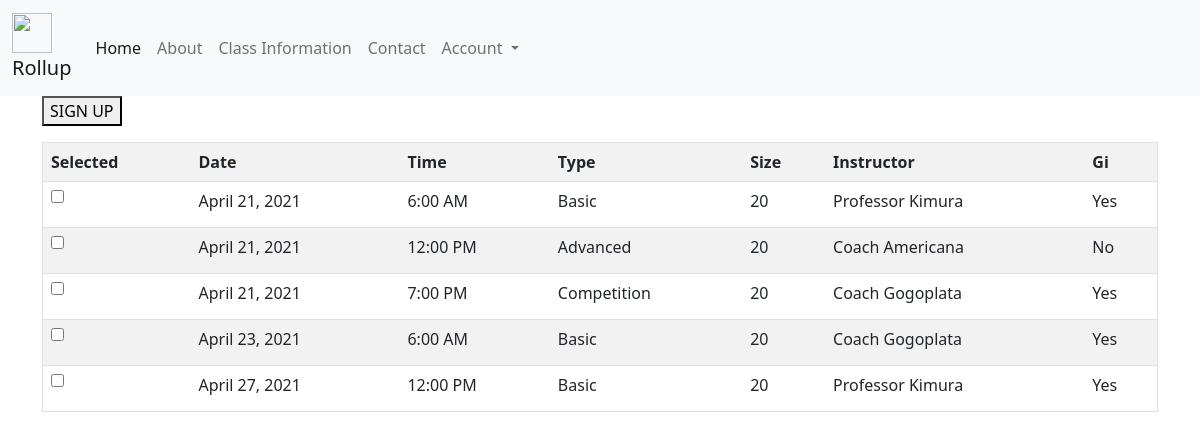
Before: /accountDash/schedule/ (signed in) with the older database file.
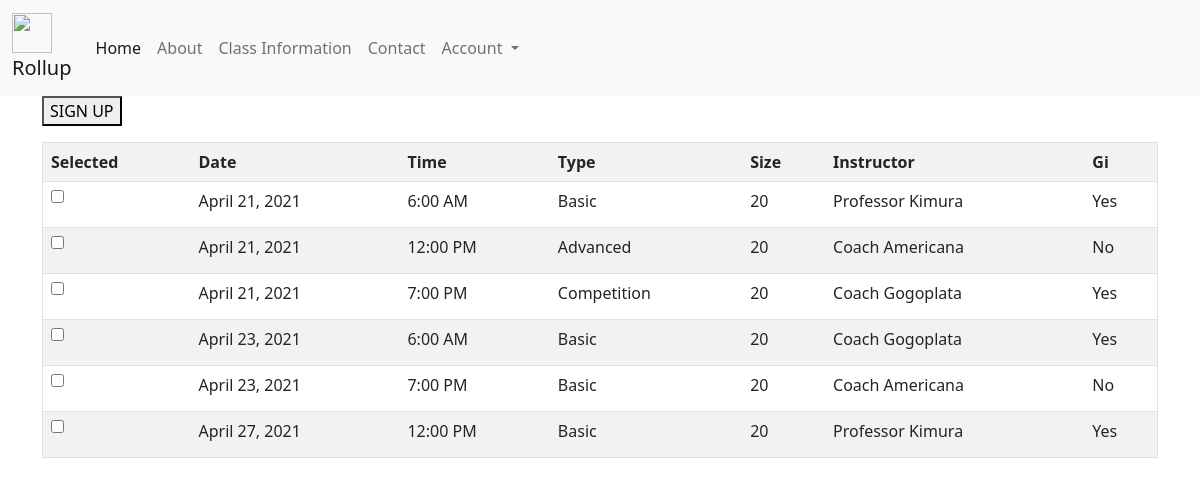
After: the same page with the newer database file.
### Pages/models.py (models this page shows, shortened)
class Classes(models.Model):
    BASIC = 'Basic'
    ADVANCED = 'Advanced'
    COMPETITION = 'Competition'
    choiceClasses = [(BASIC, "Adults - Basics"),(ADVANCED, "Adults - Advanced"), (COMPETITION, "Adults - Competition") ]
    AM = '6:00 AM' #6AM
    ANOON = '12:00 PM'
    PM = '7:00 PM' #7PM
    choiceTime = [(AM, "6:00 AM"), (ANOON, "12:00 PM"), (PM, "7:00 PM")]
    YES = 'Yes'
    NO = 'No'
    choiceGi = [(YES, "Yes"),(NO, "No")]
    id = models.AutoField('id', primary_key=True, auto_created=True, editable=False)
    type = models.CharField('type', max_length=50, choices = choiceClasses, default=BASIC)
    date = models.DateField(default=timezone.now)  # add date field
    time = models.CharField('time', max_length=10, choices = choiceTime, default=AM)
    size = models.IntegerField('size', default=20, validators=[MinValueValidator(0)])
    num_signed_up = models.IntegerField('num_signed_up', default=0, validators=[MinValueValidator(0)], editable=False)
    instructor = models.CharField('instructor', max_length=50)
    gi = models.CharField('gi', max_length=3, choices=choiceGi, default=YES)
    class Meta:
        verbose_name_plural = "Classes"

### Pages/views.py (the view)
# urls.py: path('accountDash/schedule/',SchedulePage, name = 'schedule'),
@login_required
def SchedulePage(request):
    all_classes = Classes.objects.order_by('date')
    contextOfClasses = {
        'classes' : all_classes
    }
    if request.method == 'POST' and 'SignUpForClass' in request.POST:
        return redirect('/accountDash/schedule/signup/')
    return render(request, "accountDashPage/schedulePage.html", contextOfClasses)

### Pages/templates/accountDashPage/schedulePage.html (shortened to what this page needs)
{% extends 'base.html' %}
{% block content %}
    <form method="post">
        <button type="submit" name="SignUpForClass">SIGN UP</button>
    </form>
    <table class= "table table-striped" border =1>
        <tr>
            <th>Selected</th>
            <th>Date</th>
            <th>Time</th>
            <th>Type</th>
            <th>Size</th>
            <th>Instructor</th>
            <th>Gi</th>
        </tr>
        {% for i in classes %}
            <tr>
                <td>
                    <form action="" method="post">
                        <label for={{i.id}}><input type="checkbox" name="selected" value="addclass" id={{i.id}}></label>
                    </form>
                </td>
                <td>{{i.date}}</td>
                <td>{{i.time}}</td>
                <td>{{i.type}}</td>
                <td>{{i.size}}</td>
                <td>{{i.instructor}}</td>
                <td>{{i.gi}}</td>
            </tr>
        {% endfor %}
    </table>
{% endblock content %}

### Pages/templates/base.html (shortened to what this page needs)
<html>
<head>
  <link href="https://cdn.jsdelivr.net/npm/bootstrap@5.0.0-beta2/dist/css/bootstrap.min.css" rel="stylesheet"
>
  <nav class="navbar navbar-expand-lg navbar-light bg-light">
    <div class="container-fluid">
      <a class="navbar-brand" href="#"><img src = "https://avatars.githubusercontent.com/u/12554859?s=400&v=4" width = "40" height = "40"\>
        <div class = "centered"> Rollup </div></a>
      <div class="collapse navbar-collapse" id="navbarSupportedContent">
        <ul class="navbar-nav me-auto mb-2 mb-lg-0">
          <li class="nav-item">
            <a class="nav-link active" aria-current="page" href="{% url 'home' %}">Home</a>
          </li>
          <li class="nav-item">
            <a class="nav-link" href="{% url 'about' %}">About</a>
          </li>
          <li class="nav-item">
            <a class="nav-link" href="{% url 'classinfo' %}">Class Information</a>
          </li>
          <li class="nav-item">
            <a class="nav-link" href="{% url 'contact' %}">Contact</a>
          </li>
          {% if user.is_authenticated %}
          <li class="nav-item dropdown">
            <a class="nav-link dropdown-toggle" href="" id="navbarDropdown" role="button" data-bs-toggle="dropdown"
              aria-expanded="false">
              Account
            </a>
          </li>
          {% else %}
          <a href="{% url 'login' %}" class="nav-link">Login</a>
          {% endif %}
        </ul>
      </div>
    </div>
  </nav>
<body>
  <div class="container">
    {% block content %}
    {% endblock %}
  </div>
</body>
</html>

Changed rows visible on the page:
added Classes: date "April 23, 2021", time "7:00 PM", type "Basic", size "20", instructor "Coach Americana", gi "No"
